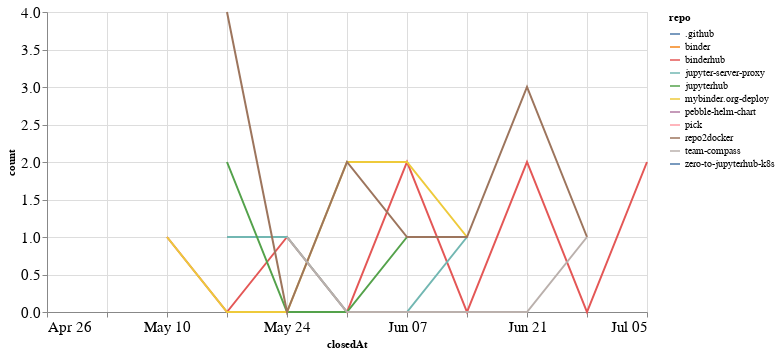

This figure's notebook cell:
### Code cell
closed_by_time = closed_by.groupby('repo').resample('W', on='closedAt').count()['author'].reset_index()
closed_by_time = closed_by_time.rename(columns={'author': 'count'})

alt.Chart(closed_by_time, width=600).mark_line().encode(
    x='closedAt',
    y='count',
    color='repo',
    tooltip="repo"
)

### Figure 1 — Vega-Lite specification as saved in the notebook (floating-point values rounded to 4 significant figures)
{"config": {"axisLeft": {"labelFontSize": 15}, "axisBottom": {"labelFontSize": 15}}, "data": {"name": "data-388870445c27160c32ee6390ce8c7085"}, "mark": "line", "encoding": {"color": {"type": "nominal", "field": "repo"}, "tooltip": {"type": "nominal", "field": "repo"}, "x": {"type": "temporal", "field": "closedAt"}, "y": {"type": "quantitative", "field": "count"}}, "width": 600, "$schema": "https://vega.github.io/schema/vega-lite/v4.8.1.json", "datasets": {"data-388870445c27160c32ee6390ce8c7085": [{"repo": ".github", "closedAt": "2020-05-24T00:00:00", "count": 1}, {"repo": "binder", "closedAt": "2020-06-21T00:00:00", "count": 1}, {"repo": "binderhub", "closedAt": "2020-05-10T00:00:00", "count": 1}, {"repo": "binderhub", "closedAt": "2020-05-17T00:00:00", "count": 0}, {"repo": "binderhub", "closedAt": "2020-05-24T00:00:00", "count": 1}, {"repo": "binderhub", "closedAt": "2020-05-31T00:00:00", "count": 0}, {"repo": "binderhub", "closedAt": "2020-06-07T00:00:00", "count": 2}, {"repo": "binderhub", "closedAt": "2020-06-14T00:00:00", "count": 0}, {"repo": "binderhub", "closedAt": "2020-06-21T00:00:00", "count": 2}, {"repo": "binderhub", "closedAt": "2020-06-28T00:00:00", "count": 0}, {"repo": "binderhub", "closedAt": "2020-07-05T00:00:00", "count": 2}, {"repo": "jupyter-server-proxy", "closedAt": "2020-05-17T00:00:00", "count": 1}, {"repo": "jupyter-server-proxy", "closedAt": "2020-05-24T00:00:00", "count": 1}, {"repo": "jupyter-server-proxy", "closedAt": "2020-05-31T00:00:00", "count": 0}, {"repo": "jupyter-server-proxy", "closedAt": "2020-06-07T00:00:00", "count": 0}, {"repo": "jupyter-server-proxy", "closedAt": "2020-06-14T00:00:00", "count": 1}, {"repo": "jupyterhub", "closedAt": "2020-05-17T00:00:00", "count": 2}, {"repo": "jupyterhub", "closedAt": "2020-05-24T00:00:00", "count": 0}, {"repo": "jupyterhub", "closedAt": "2020-05-31T00:00:00", "count": 0}, {"repo": "jupyterhub", "closedAt": "2020-06-07T00:00:00", "count": 1}, {"repo": "mybinder.org-deploy", "closedAt": "2020-05-10T00:00:00", "count": 1}, {"repo": "mybinder.org-deploy", "closedAt": "2020-05-17T00:00:00", "count": 0}, {"repo": "mybinder.org-deploy", "closedAt": "2020-05-24T00:00:00", "count": 0}, {"repo": "mybinder.org-deploy", "closedAt": "2020-05-31T00:00:00", "count": 2}, {"repo": "mybinder.org-deploy", "closedAt": "2020-06-07T00:00:00", "count": 2}, {"repo": "mybinder.org-deploy", "closedAt": "2020-06-14T00:00:00", "count": 1}, {"repo": "pebble-helm-chart", "closedAt": "2020-06-07T00:00:00", "count": 1}, {"repo": "pick", "closedAt": "2020-06-14T00:00:00", "count": 1}, {"repo": "repo2docker", "closedAt": "2020-05-17T00:00:00", "count": 4}, {"repo": "repo2docker", "closedAt": "2020-05-24T00:00:00", "count": 0}, {"repo": "repo2docker", "closedAt": "2020-05-31T00:00:00", "count": 2}, {"repo": "repo2docker", "closedAt": "2020-06-07T00:00:00", "count": 1}, {"repo": "repo2docker", "closedAt": "2020-06-14T00:00:00", "count": 1}, {"repo": "repo2docker", "closedAt": "2020-06-21T00:00:00", "count": 3}, {"repo": "repo2docker", "closedAt": "2020-06-28T00:00:00", "count": 1}, {"repo": "team-compass", "closedAt": "2020-05-24T00:00:00", "count": 1}, {"repo": "team-compass", "closedAt": "2020-05-31T00:00:00", "count": 0}, {"repo": "team-compass", "closedAt": "2020-06-07T00:00:00", "count": 0}, {"repo": "team-compass", "closedAt": "2020-06-14T00:00:00", "count": 0}, {"repo": "team-compass", "closedAt": "2020-06-21T00:00:00", "count": 0}, {"repo": "team-compass", "closedAt": "2020-06-28T00:00:00", "count": 1}, {"repo": "zero-to-jupyterhub-k8s", "closedAt": "2020-04-26T00:00:00", "count": 1}]}}
